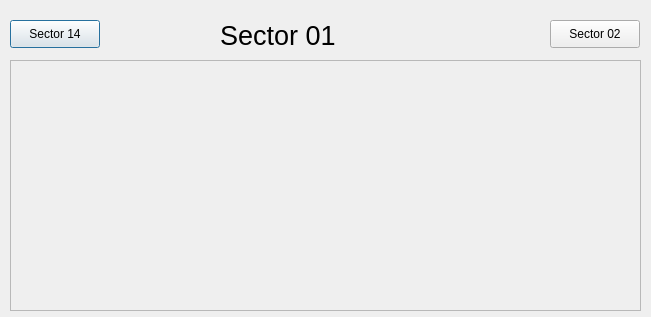
<?xml version="1.0" encoding="UTF-8"?>
<ui version="4.0">
 <class>Dialog</class>
 <widget class="QDialog" name="Dialog">
  <property name="geometry">
   <rect>
    <x>0</x>
    <y>0</y>
    <width>651</width>
    <height>317</height>
   </rect>
  </property>
  <property name="windowTitle">
   <string>Dialog</string>
  </property>
  <widget class="QLabel" name="label_2">
   <property name="geometry">
    <rect>
     <x>220</x>
     <y>20</y>
     <width>131</width>
     <height>31</height>
    </rect>
   </property>
   <property name="font">
    <font>
     <pointsize>20</pointsize>
    </font>
   </property>
   <property name="text">
    <string>Sector 01</string>
   </property>
  </widget>
  <widget class="ASguiFormPlugin" name="asguiformplugin">
   <property name="geometry">
    <rect>
     <x>10</x>
     <y>60</y>
     <width>631</width>
     <height>251</height>
    </rect>
   </property>
   <property name="uiFile" stdset="0">
    <string>SectorVacuumSchematic.ui</string>
   </property>
   <property name="variableSubstitutions" stdset="0">
    <string>SR=01 SRPREV=14</string>
   </property>
  </widget>
  <widget class="GuiPushButtonPlugin" name="guipushbuttonplugin">
   <property name="geometry">
    <rect>
     <x>10</x>
     <y>20</y>
     <width>90</width>
     <height>28</height>
    </rect>
   </property>
   <property name="text">
    <string>Sector 14</string>
   </property>
   <property name="guiFile">
    <string>SVS14.ui</string>
   </property>
   <property name="creationOption" stdset="0">
    <enum>GuiPushButtonPlugin::Open</enum>
   </property>
  </widget>
  <widget class="GuiPushButtonPlugin" name="guipushbuttonplugin_2">
   <property name="geometry">
    <rect>
     <x>550</x>
     <y>20</y>
     <width>90</width>
     <height>28</height>
    </rect>
   </property>
   <property name="text">
    <string>Sector 02</string>
   </property>
   <property name="guiFile">
    <string>SVS02.ui</string>
   </property>
   <property name="creationOption" stdset="0">
    <enum>GuiPushButtonPlugin::Open</enum>
   </property>
  </widget>
 </widget>
 <customwidgets>
  <customwidget>
   <class>GuiPushButtonPlugin</class>
   <extends>QPushButton</extends>
   <header>GuiPushButtonPlugin.h</header>
  </customwidget>
  <customwidget>
   <class>ASguiFormPlugin</class>
   <extends>QScrollArea</extends>
   <header>ASguiFormPlugin.h</header>
  </customwidget>
 </customwidgets>
 <resources/>
 <connections/>
</ui>
